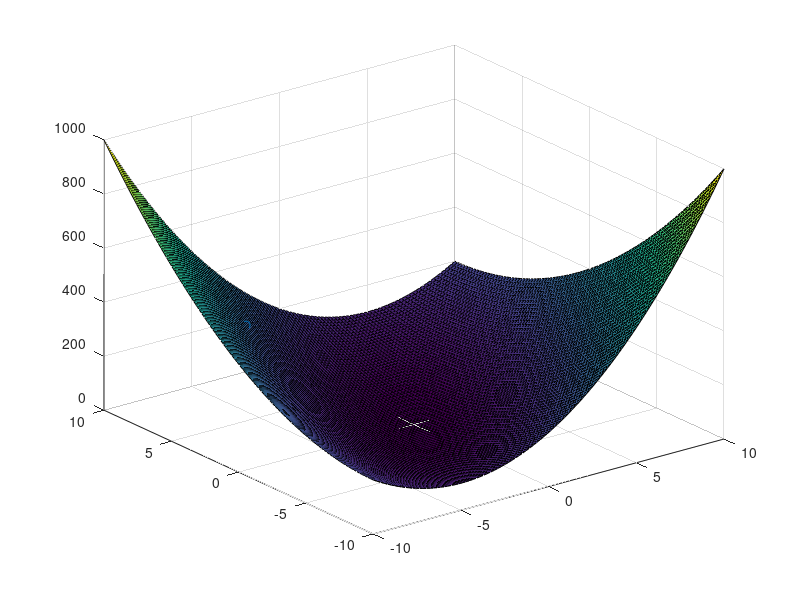

The MATLAB script that drew this image: (Note: this script raises an error after producing the figure.)
%%
% Plot 3D Gradient Descent example
%%

clear all;
close all;

addpath('../optimizer');

f = @(x, y) 4*x.^2 - 4*x.*y + 2*y.^2;
t = linspace(-10, 10, 100)
[X, Y] = meshgrid(t, t);
Z = f(X, Y);
surf(X, Y, Z);
hold on;

lambda = 0.3;
eps = 0.01;
a = 0.1;
x = rand(1)*20 - 10;
y = rand(1)*20 - 10;
k = 0;

for k_ = 1:100
    fprintf("%d: x=%f, y=%f, z=%f\n", k, x, y, f(x, y));
    scatter3(x, y, f(x, y), 'ro');
    
    [fin, k, xn, yn] = SGD3(f, x, y, a, k, eps, lambda);
    if fin
        break
    end
    
    scatter3(xn, yn, f(xn, yn), 'ro');
    plot3([x, xn], [y, yn], [f(x, y), f(xn, yn)], 'r-');
    drawnow;
    x = xn;
    y = yn;
end
